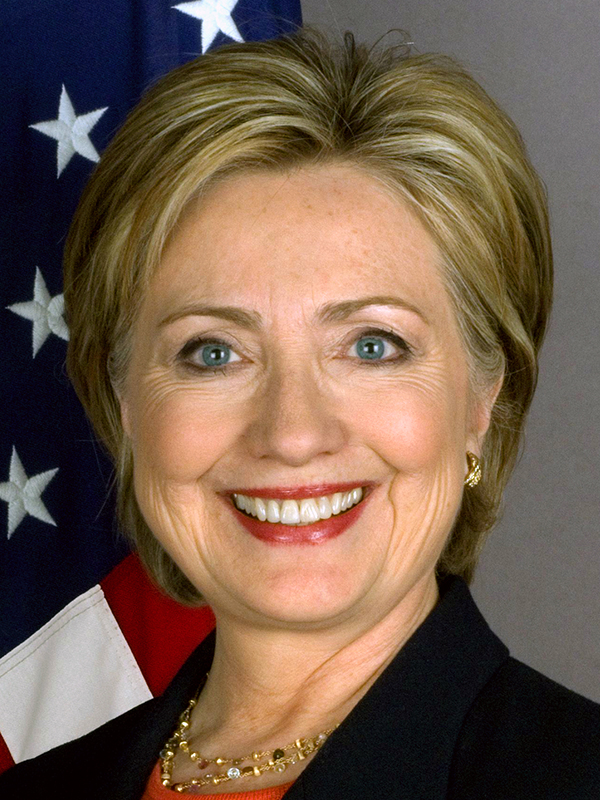
#> input picture week8-python/data/images/hillary_clinton.jpg, 600 x 800 px, given in place of glasses_4.jpg, which was not available
$ jupyter execute --allow-errors Image_Classification_HOG_SVM.ipynb   (shell and % lines are left out)   (text cells are left out)
#> lines starting #> are read from the running program, lines starting #| are printed output that depends on the picture; pictures that were not available may be replaced by others from this repository, and a replacement may not be noted
#> further down, testImage is the input picture: shape (800, 600, 3); mean B, G, R 77, 93.4, 115.7
### week8-python/cropEyeRegion.py
import cv2
import numpy as np

face_cascade = cv2.CascadeClassifier('./data/models/haarcascade_frontalface_default.xml')

def getCroppedEyeRegion(targetImage):

    targetImageGray = cv2.cvtColor(targetImage, cv2.COLOR_BGR2GRAY)
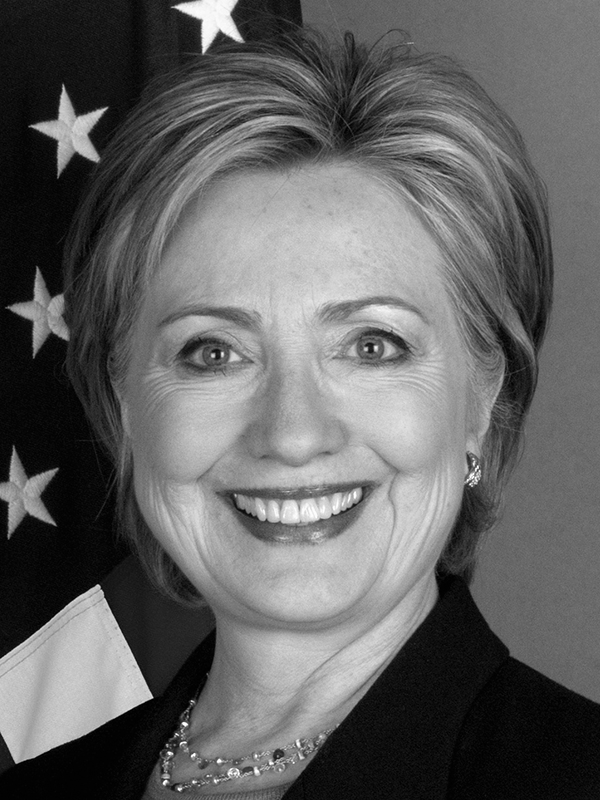
#> targetImageGray: shape (800, 600); min 0, max 255, mean 98.2

    faces = face_cascade.detectMultiScale(targetImageGray,1.3,5)
#> faces = [[77, 184, 441, 441]]
    x,y,w,h = faces[0]
#> x = 77; y = 184; w = 441; h = 441

    face_roi = targetImage[y:y+h,x:x+w]
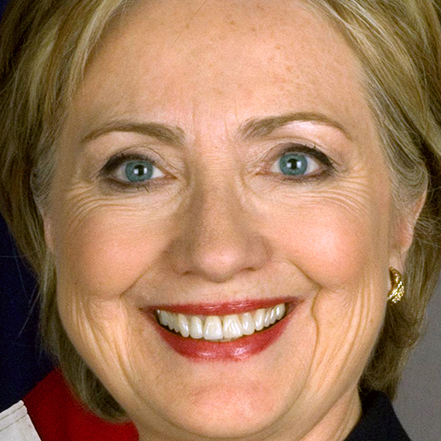
#> face_roi: shape (441, 441, 3); mean B, G, R 93.3, 123.6, 164.4
    face_height,face_width = face_roi.shape[:2]
#> face_height = 441; face_width = 441

    # Apply a heuristic formula for getting the eye region from face
    eyeTop = int(1/6.0*face_height)
#> eyeTop = 73
    eyeBottom = int(3/6.0*face_height)
#> eyeBottom = 220
    print("Eye Height between : {},{}".format(eyeTop,eyeBottom))
#| Eye Height between : 73,220

    eye_roi = face_roi[eyeTop:eyeBottom,:]
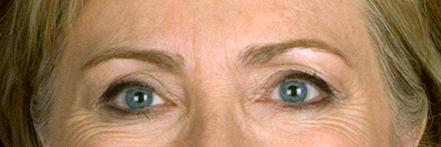
#> eye_roi: shape (147, 441, 3); mean B, G, R 98.6, 130.3, 166.8

    # Resize the eye region to a fixed size of 96x32
    cropped = cv2.resize(eye_roi,(96, 32), interpolation = cv2.INTER_CUBIC)
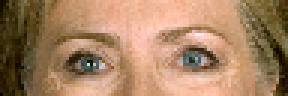
#> cropped: shape (32, 96, 3) (shown 3 times larger); mean B, G, R 98.7, 130.4, 166.9

    return cropped

### week8-python/Image_Classification_HOG_SVM.ipynb
[cell 1]
import cv2
import numpy as np
from cropEyeRegion import getCroppedEyeRegion
import matplotlib.pyplot as plt
from dataPath import DATA_PATH
import os

[cell 2]
import matplotlib
matplotlib.rcParams['figure.figsize'] = (10.0,10.0)
matplotlib.rcParams['image.cmap'] = 'gray'

[cell 3]
predictions2Label = {0: "No Glasses", 1: "With Glasses"}

[cell 4]
# Path1 is class 0 and Path2 is class 1
path1 = DATA_PATH + 'images/glassesDataset/cropped_withoutGlasses2'
path2 = DATA_PATH + 'images/glassesDataset/cropped_withGlasses2'

[cell 5]
def getTrainTest(path, class_val, test_fraction = 0.2):
  testData = []
  trainData = []
  trainLabels = []
  testLabels = []
  inputDir = os.path.expanduser(path)

  # Get images from the directory and find number of train
  # and test samples
  if os.path.isdir(inputDir):
    images = os.listdir(inputDir)
    images.sort()
    nTest = int(len(images) * test_fraction)

  for counter, img in enumerate(images):

    im = cv2.imread(os.path.join(inputDir, img))
    # Add nTest samples to testing data
    if counter < nTest:
      testData.append(im)
      testLabels.append(class_val)
    else:
      # Add nTrain samples to training data
      trainData.append(im)
      trainLabels.append(class_val)

  return trainData, trainLabels, testData, testLabels

[cell 6]
def svmInit(C, gamma):
  model = cv2.ml.SVM_create()
  model.setGamma(gamma)
  model.setC(C)
  model.setKernel(cv2.ml.SVM_RBF)
  model.setType(cv2.ml.SVM_C_SVC)

  return model

[cell 7]
def svmTrain(model, samples, responses):
  model.train(samples, cv2.ml.ROW_SAMPLE, responses)
  return model

[cell 8]
def svmPredict(model, samples):
  return model.predict(samples)[1].ravel()

[cell 9]
def svmEvaluate(model, samples, labels):
  predictions = svmPredict(model, samples)
  accuracy = (labels == predictions).mean()
  print('Percentage Accuracy: %.2f %%' % (accuracy * 100))
  return accuracy

[cell 10]
def prepareData(data):
  featureVectorLength = len(data[0])
  features = np.float32(data).reshape(-1, featureVectorLength)
  return features

[cell 11]
def computeHOG(hog, data):

  hogData = []
  for image in data:
    hogFeatures = hog.compute(image)
    hogData.append(hogFeatures)
#> this loop made 1 pass
#> after the loop, hogData = 1 item

  return hogData

[cell 12]
# Initialize hog parameters
winSize = (96, 32)
blockSize = (8, 8)
blockStride = (8, 8)
cellSize = (4, 4)
nbins = 9
derivAperture = 0
winSigma = 4.0
histogramNormType = 1
L2HysThreshold = 2.0000000000000001e-01
gammaCorrection = 1
nlevels = 64

hog = cv2.HOGDescriptor(winSize, blockSize, blockStride, cellSize,
                      nbins,derivAperture, winSigma,
                      histogramNormType,L2HysThreshold,
                      gammaCorrection, nlevels, 1)

#> (a cell that did not finish here is left out)

#> (a cell that did not finish here is left out)

[cell 15]
###########  SVM Training  ##############
model = svmInit(C=2.5, gamma=0.02)  # C = 0.1, gamma 10 for
#linear kernel
#> (the rest of this cell did not finish here and is left out)

#> (a cell that did not finish here is left out)

[cell 17]
# Perform for a separate test image
filename = DATA_PATH + "images/glassesDataset/glasses_4.jpg"
testImage = cv2.imread(filename)
cropped = getCroppedEyeRegion(testImage)
testHOG = computeHOG(hog, np.array([cropped]))
#> testHOG = 1 item
testFeatures = prepareData(testHOG)
#> in prepareData, `featureVectorLength = len(data[0])`: featureVectorLength = 1728
#> (the rest of this cell did not finish here and is left out)

[cell 18]
plt.figure(figsize=(12,12))
plt.subplot(1,2,1)
plt.imshow(testImage[:,:,::-1])
plt.subplot(1,2,2)
plt.imshow(cropped[:,:,::-1])
plt.show()
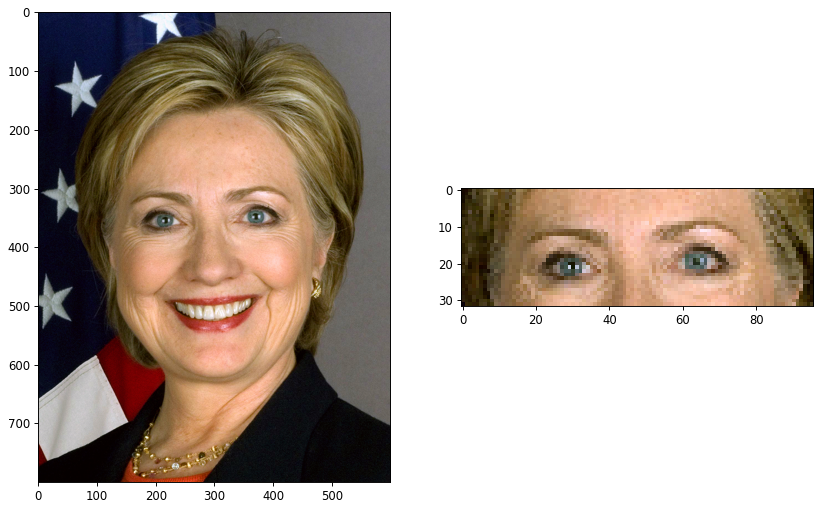
#> figure drawn by matplotlib, 2 panels

[cell 19]
# Perform for a separate test image
filename = DATA_PATH + "images/glassesDataset/no_glasses1.jpg"
testImage = cv2.imread(filename)
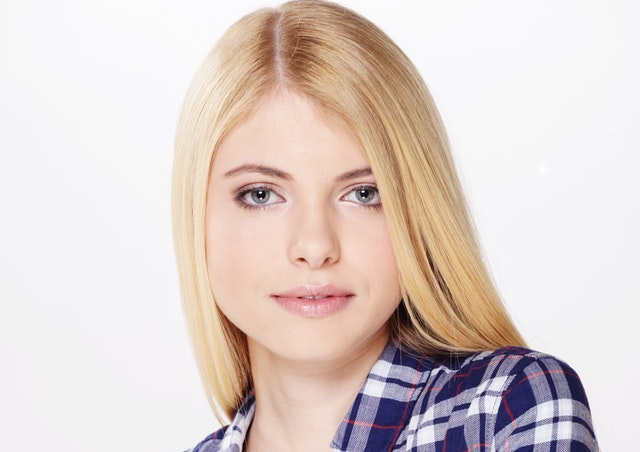
#> input picture week8-python/data/images/glassesDataset/no_glasses2.jpg, 640 x 452 px, given in place of no_glasses1.jpg, which was not available
#> testImage is the input picture: shape (452, 640, 3); mean B, G, R 203.6, 208.8, 222
cropped = getCroppedEyeRegion(testImage)
#> in getCroppedEyeRegion (call 2), `targetImageGray = cv2.cvtColor(targetImage, cv2.COLOR_BGR2GRAY)`:
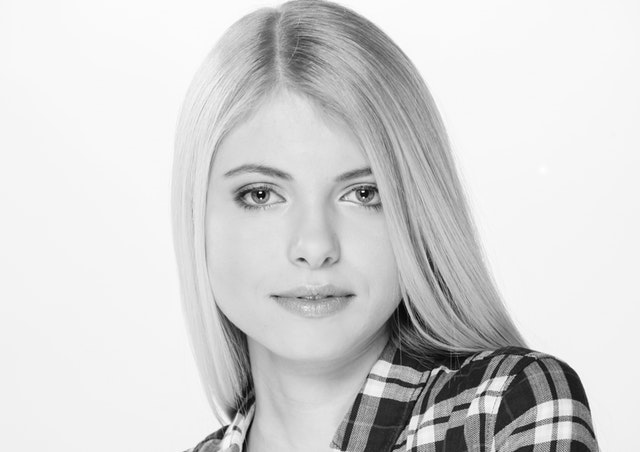
#> targetImageGray: shape (452, 640); min 3, max 255, mean 212.1
#> in getCroppedEyeRegion (call 2), `faces = face_cascade.detectMultiScale(targetImageGray,1.3,5)`: faces = [[180, 95, 260, 260]]
#> in getCroppedEyeRegion (call 2), `x,y,w,h = faces[0]`: x = 180; y = 95; w = 260
#> in getCroppedEyeRegion (call 2), `face_roi = targetImage[y:y+h,x:x+w]`:
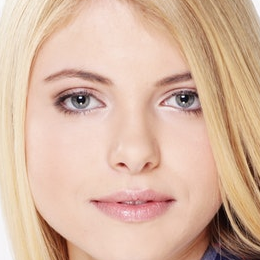
#> face_roi: shape (260, 260, 3); mean B, G, R 162.1, 183.3, 216.8
#| Eye Height between : 43,130
#> in getCroppedEyeRegion (call 2), `eye_roi = face_roi[eyeTop:eyeBottom,:]`:
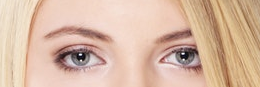
#> eye_roi: shape (87, 260, 3); mean B, G, R 163.5, 184.7, 216.8
testHOG = computeHOG(hog, np.array([cropped]))
#> the loop in computeHOG (call 2), `for image in data:` made 1 pass
testFeatures = prepareData(testHOG)
#> (the rest of this cell did not finish here and is left out)

[cell 20]
plt.figure(figsize=(12,12))
plt.subplot(1,2,1)
plt.imshow(testImage[:,:,::-1])
plt.subplot(1,2,2)
plt.imshow(cropped[:,:,::-1])
plt.show()
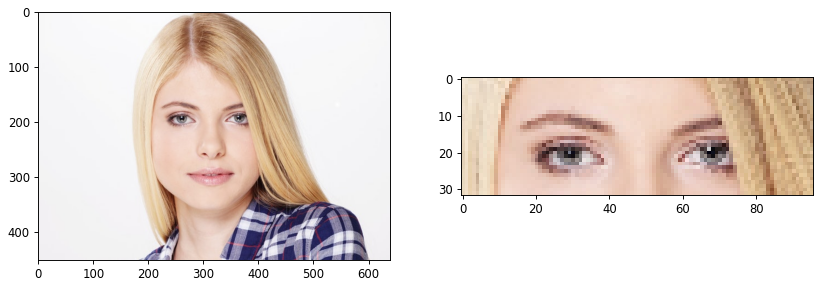
#> figure drawn by matplotlib, 2 panels
